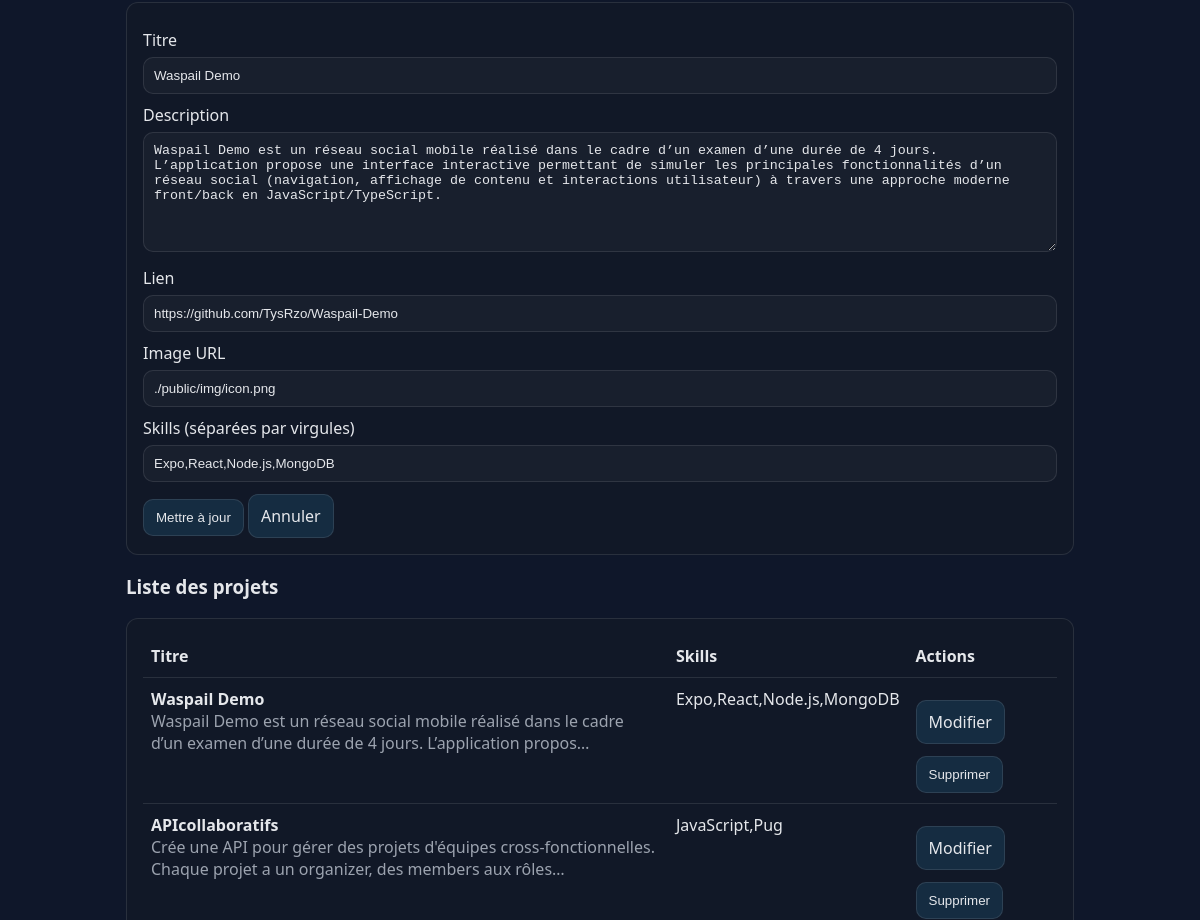
The app's page /admin.php?edit_project=4 (signed in, middle part), older data.
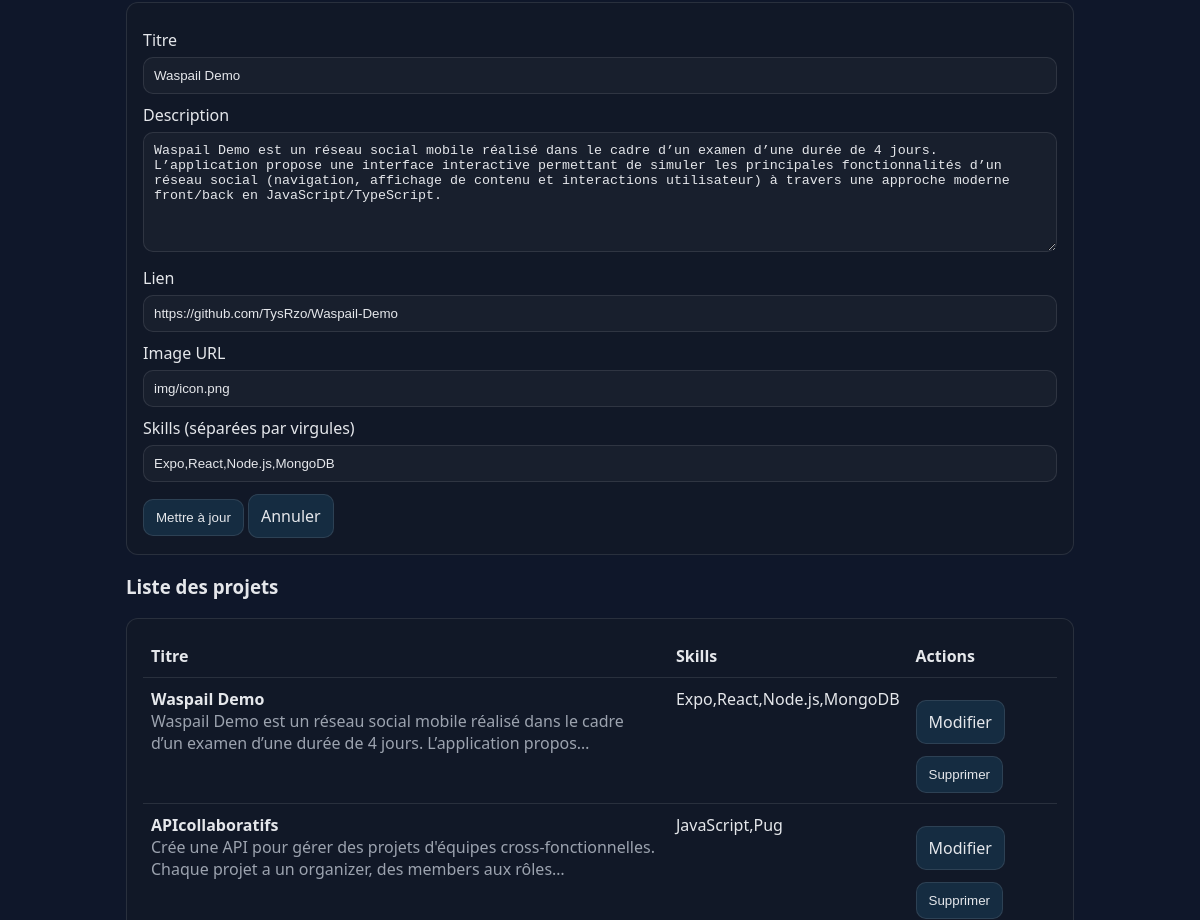
The same page, newer data.
### tables this page shows
CREATE TABLE `project` (
  `id_project` int NOT NULL,
  `title` varchar(255) NOT NULL,
  `description` text NOT NULL,
  `link_url` varchar(255) DEFAULT NULL,
  `image_url` varchar(255) DEFAULT NULL
);

### public/view.php (called while the page is built, shortened)
<?php
function render(string $view, array $params = [], string $layout = 'layout'): void
{
    $baseDir = __DIR__;
    $viewPath = $baseDir . '/templates/' . $view . '.phtml';
    extract($params, EXTR_SKIP);
    require $viewPath;
}

### public/admin.php (called while the page is built, shortened)
<?php
$pdo = db();
$stmt = $pdo->prepare('SELECT id_user, email, job_title, bio, cv_url FROM user WHERE id_user = :id LIMIT 1');
$stmt->execute([':id' => (int) $_SESSION['user_id']]);
$currentUser = $stmt->fetch();
$notice = null;
$error = null;
$sqlProjects = <<<SQL
SELECT
    p.id_project,
    p.title,
    p.description,
    p.link_url,
    p.image_url,
    GROUP_CONCAT(s.name SEPARATOR ',') AS skill_list
FROM project p
LEFT JOIN project_skill ps ON p.id_project = ps.project_id
LEFT JOIN skill s ON ps.skill_id = s.id_skill
GROUP BY p.id_project
ORDER BY p.id_project DESC
SQL;
$projects = $pdo->query($sqlProjects)->fetchAll();
$messages = $pdo->query('SELECT id_message, email, subject, message, is_read FROM contact_message ORDER BY id_message DESC')->fetchAll();
$editId = (int)($_GET['edit_project'] ?? 0);
$projectToEdit = null;
if ($editId > 0) {
    $sqlEdit = <<<SQL
SELECT
    p.id_project,
    p.title,
    p.description,
    p.link_url,
    p.image_url,
    GROUP_CONCAT(s.name SEPARATOR ',') AS skill_list
FROM project p
LEFT JOIN project_skill ps ON p.id_project = ps.project_id
LEFT JOIN skill s ON ps.skill_id = s.id_skill
WHERE p.id_project = :id
GROUP BY p.id_project
SQL;
    $stmt = $pdo->prepare($sqlEdit);
    $stmt->execute([':id' => $editId]);
    $projectToEdit = $stmt->fetch();
}
render('admin', [
    'pageTitle' => 'Admin',
    'brandTitle' => 'Admin',
    'navLinks' => [
        ['href' => 'index.php', 'label' => 'Site'],
        ['href' => 'admin.php?action=logout', 'label' => 'Déconnexion'],
    ],
    'currentUser' => $currentUser,
    'projects' => $projects,
    'messages' => $messages,
    'projectToEdit' => $projectToEdit,
    'notice' => $notice,
    'error' => $error,
]);

### lib/security.php (called while the page is built, shortened)
<?php
function e(?string $value): string
{
    return htmlspecialchars($value ?? '', ENT_QUOTES | ENT_SUBSTITUTE, 'UTF-8');
}

### public/templates/admin.phtml (the view, shortened to what this page needs)
<main class="container">
  <section>
    <?php if ($projectToEdit): ?>
      <form method="post" class="card" novalidate>
        <label for="title_e">Titre</label>
        <input id="title_e" name="title" type="text" required value="<?= e($projectToEdit['title']); ?>">
        <label for="description_e">Description</label>
        <textarea id="description_e" name="description" required><?= e($projectToEdit['description']); ?></textarea>
        <label for="link_url_e">Lien</label>
        <input id="link_url_e" name="link_url" type="text" value="<?= e($projectToEdit['link_url'] ?? ''); ?>">
        <label for="image_url_e">Image URL</label>
        <input id="image_url_e" name="image_url" type="text" value="<?= e($projectToEdit['image_url'] ?? ''); ?>">
        <label for="skill_list_e">Skills (séparées par virgules)</label>
        <input id="skill_list_e" name="skill_list" type="text" required value="<?= e($projectToEdit['skill_list']); ?>">
        <button class="btn" type="submit">Mettre à jour</button>
        <a class="btn" href="admin.php">Annuler</a>
      </form>
    <?php endif; ?>
    <h3>Liste des projets</h3>
    <div class="card">
      <table class="table">
        <thead>
          <tr>
            <th>Titre</th>
            <th>Skills</th>
            <th>Actions</th>
          </tr>
        </thead>
        <tbody>
        <?php foreach ($projects as $p): ?>
          <tr>
            <td>
              <strong><?= e($p['title']); ?></strong>
              <div class="muted"><?= e(mb_strimwidth($p['description'], 0, 120, '…')); ?></div>
            </td>
            <td><?= e($p['skill_list']); ?></td>
            <td>
              <a class="btn" href="admin.php?edit_project=<?= (int)$p['id_project']; ?>">Modifier</a>
              <form method="post" style="display:inline" onsubmit="return confirm('Supprimer ce projet ?');">
                <button class="btn" type="submit">Supprimer</button>
              </form>
            </td>
          </tr>
        <?php endforeach; ?>
        </tbody>
      </table>
    </div>
  </section>
</main>

Row changes from the older to the newer data that the page shows:
changed project "Waspail Demo": image_url "./public/img/icon.png" → "img/icon.png"
